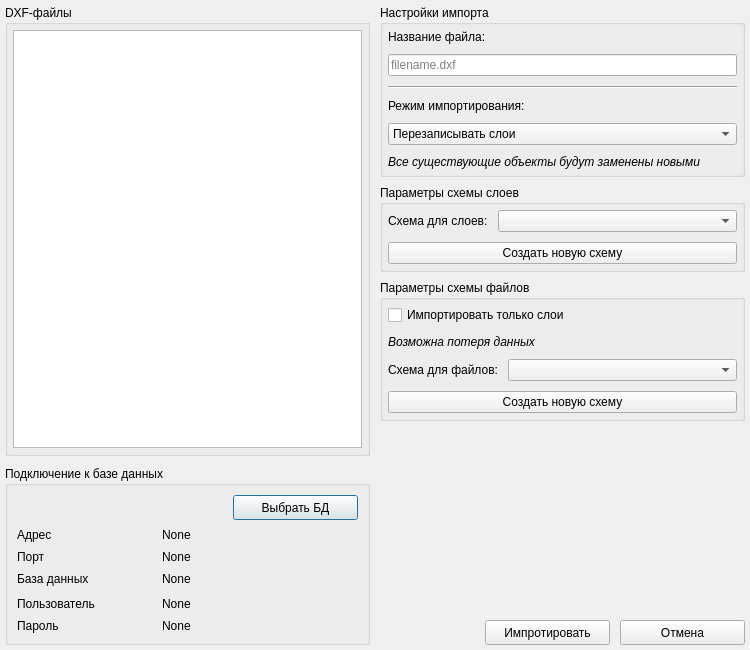
<?xml version="1.0" encoding="UTF-8"?>
<ui version="4.0">
 <class>Dialog</class>
 <widget class="QDialog" name="Dialog">
  <property name="windowModality">
   <enum>Qt::NonModal</enum>
  </property>
  <property name="geometry">
   <rect>
    <x>0</x>
    <y>0</y>
    <width>750</width>
    <height>650</height>
   </rect>
  </property>
  <property name="sizePolicy">
   <sizepolicy hsizetype="Preferred" vsizetype="Preferred">
    <horstretch>0</horstretch>
    <verstretch>0</verstretch>
   </sizepolicy>
  </property>
  <property name="minimumSize">
   <size>
    <width>750</width>
    <height>650</height>
   </size>
  </property>
  <property name="font">
   <font>
    <pointsize>9</pointsize>
   </font>
  </property>
  <property name="windowTitle">
   <string>DXF-PostGIS Конвертер</string>
  </property>
  <property name="windowOpacity">
   <double>1.000000000000000</double>
  </property>
  <property name="styleSheet">
   <string notr="true"/>
  </property>
  <property name="sizeGripEnabled">
   <bool>false</bool>
  </property>
  <property name="modal">
   <bool>false</bool>
  </property>
  <layout class="QVBoxLayout" name="verticalLayout">
   <property name="spacing">
    <number>0</number>
   </property>
   <property name="sizeConstraint">
    <enum>QLayout::SetDefaultConstraint</enum>
   </property>
   <property name="leftMargin">
    <number>5</number>
   </property>
   <property name="topMargin">
    <number>5</number>
   </property>
   <property name="rightMargin">
    <number>5</number>
   </property>
   <property name="bottomMargin">
    <number>5</number>
   </property>
   <item>
    <layout class="QHBoxLayout" name="horizontalLayout">
     <property name="spacing">
      <number>10</number>
     </property>
     <property name="sizeConstraint">
      <enum>QLayout::SetDefaultConstraint</enum>
     </property>
     <property name="rightMargin">
      <number>0</number>
     </property>
     <item>
      <layout class="QVBoxLayout" name="verticalLayout_2">
       <property name="leftMargin">
        <number>0</number>
       </property>
       <property name="rightMargin">
        <number>0</number>
       </property>
       <item>
        <widget class="QGroupBox" name="dxf_files_group">
         <property name="sizePolicy">
          <sizepolicy hsizetype="Preferred" vsizetype="Preferred">
           <horstretch>0</horstretch>
           <verstretch>0</verstretch>
          </sizepolicy>
         </property>
         <property name="font">
          <font>
           <family>Segoe UI</family>
           <pointsize>9</pointsize>
          </font>
         </property>
         <property name="title">
          <string>DXF-файлы</string>
         </property>
         <layout class="QVBoxLayout" name="verticalLayout_4">
          <property name="spacing">
           <number>0</number>
          </property>
          <property name="sizeConstraint">
           <enum>QLayout::SetMaximumSize</enum>
          </property>
          <property name="leftMargin">
           <number>5</number>
          </property>
          <property name="topMargin">
           <number>5</number>
          </property>
          <property name="rightMargin">
           <number>5</number>
          </property>
          <property name="bottomMargin">
           <number>5</number>
          </property>
          <item>
           <widget class="QTreeWidget" name="dxf_files_tree">
            <property name="sizePolicy">
             <sizepolicy hsizetype="Preferred" vsizetype="Preferred">
              <horstretch>0</horstretch>
              <verstretch>0</verstretch>
             </sizepolicy>
            </property>
            <property name="font">
             <font>
              <family>Segoe UI</family>
              <pointsize>9</pointsize>
             </font>
            </property>
            <property name="frameShape">
             <enum>QFrame::StyledPanel</enum>
            </property>
            <property name="dragDropMode">
             <enum>QAbstractItemView::NoDragDrop</enum>
            </property>
            <property name="selectionMode">
             <enum>QAbstractItemView::SingleSelection</enum>
            </property>
            <property name="selectionBehavior">
             <enum>QAbstractItemView::SelectRows</enum>
            </property>
            <property name="animated">
             <bool>true</bool>
            </property>
            <property name="headerHidden">
             <bool>true</bool>
            </property>
            <property name="columnCount">
             <number>1</number>
            </property>
            <attribute name="headerVisible">
             <bool>false</bool>
            </attribute>
            <column>
             <property name="text">
              <string notr="true">1</string>
             </property>
            </column>
           </widget>
          </item>
         </layout>
        </widget>
       </item>
       <item>
        <widget class="QGroupBox" name="database_connection_group">
         <property name="sizePolicy">
          <sizepolicy hsizetype="MinimumExpanding" vsizetype="Maximum">
           <horstretch>0</horstretch>
           <verstretch>0</verstretch>
          </sizepolicy>
         </property>
         <property name="font">
          <font>
           <family>Segoe UI</family>
           <pointsize>9</pointsize>
          </font>
         </property>
         <property name="title">
          <string>Подключение к базе данных </string>
         </property>
         <layout class="QVBoxLayout" name="verticalLayout_5">
          <property name="spacing">
           <number>5</number>
          </property>
          <item>
           <layout class="QHBoxLayout" name="horizontalLayout_3">
            <property name="spacing">
             <number>3</number>
            </property>
            <item>
             <widget class="QLabel" name="dbms_label">
              <property name="text">
               <string/>
              </property>
             </widget>
            </item>
            <item>
             <spacer name="horizontalSpacer">
              <property name="font">
               <font>
                <family>Segoe UI</family>
                <pointsize>9</pointsize>
               </font>
              </property>
              <property name="orientation">
               <enum>Qt::Horizontal</enum>
              </property>
              <property name="sizeType">
               <enum>QSizePolicy::Expanding</enum>
              </property>
              <property name="sizeHint" stdset="0">
               <size>
                <width>40</width>
                <height>0</height>
               </size>
              </property>
             </spacer>
            </item>
            <item>
             <widget class="QPushButton" name="select_database_button">
              <property name="sizePolicy">
               <sizepolicy hsizetype="Maximum" vsizetype="Fixed">
                <horstretch>0</horstretch>
                <verstretch>0</verstretch>
               </sizepolicy>
              </property>
              <property name="minimumSize">
               <size>
                <width>125</width>
                <height>25</height>
               </size>
              </property>
              <property name="sizeIncrement">
               <size>
                <width>0</width>
                <height>0</height>
               </size>
              </property>
              <property name="font">
               <font>
                <family>Segoe UI</family>
                <pointsize>9</pointsize>
               </font>
              </property>
              <property name="text">
               <string>Выбрать БД</string>
              </property>
              <property name="flat">
               <bool>false</bool>
              </property>
             </widget>
            </item>
           </layout>
          </item>
          <item>
           <layout class="QHBoxLayout" name="horizontalLayout_2">
            <item>
             <widget class="QLabel" name="address_label">
              <property name="sizePolicy">
               <sizepolicy hsizetype="Maximum" vsizetype="Fixed">
                <horstretch>0</horstretch>
                <verstretch>0</verstretch>
               </sizepolicy>
              </property>
              <property name="minimumSize">
               <size>
                <width>140</width>
                <height>20</height>
               </size>
              </property>
              <property name="font">
               <font>
                <family>Segoe UI</family>
                <pointsize>9</pointsize>
               </font>
              </property>
              <property name="text">
               <string>Адрес</string>
              </property>
             </widget>
            </item>
            <item>
             <widget class="QLabel" name="address_value_label">
              <property name="sizePolicy">
               <sizepolicy hsizetype="Preferred" vsizetype="Preferred">
                <horstretch>0</horstretch>
                <verstretch>0</verstretch>
               </sizepolicy>
              </property>
              <property name="font">
               <font>
                <family>Segoe UI</family>
                <pointsize>9</pointsize>
               </font>
              </property>
              <property name="text">
               <string>None</string>
              </property>
             </widget>
            </item>
           </layout>
          </item>
          <item>
           <layout class="QHBoxLayout" name="horizontalLayout_4">
            <item>
             <widget class="QLabel" name="port_label">
              <property name="sizePolicy">
               <sizepolicy hsizetype="Maximum" vsizetype="Fixed">
                <horstretch>0</horstretch>
                <verstretch>0</verstretch>
               </sizepolicy>
              </property>
              <property name="minimumSize">
               <size>
                <width>140</width>
                <height>0</height>
               </size>
              </property>
              <property name="font">
               <font>
                <family>Segoe UI</family>
                <pointsize>9</pointsize>
               </font>
              </property>
              <property name="text">
               <string>Порт</string>
              </property>
             </widget>
            </item>
            <item>
             <widget class="QLabel" name="port_value_label">
              <property name="text">
               <string>None</string>
              </property>
             </widget>
            </item>
           </layout>
          </item>
          <item>
           <layout class="QHBoxLayout" name="horizontalLayout_5">
            <item>
             <widget class="QLabel" name="database_name_label">
              <property name="sizePolicy">
               <sizepolicy hsizetype="Maximum" vsizetype="Fixed">
                <horstretch>0</horstretch>
                <verstretch>0</verstretch>
               </sizepolicy>
              </property>
              <property name="minimumSize">
               <size>
                <width>140</width>
                <height>20</height>
               </size>
              </property>
              <property name="font">
               <font>
                <family>Segoe UI</family>
                <pointsize>9</pointsize>
               </font>
              </property>
              <property name="text">
               <string>База данных</string>
              </property>
             </widget>
            </item>
            <item>
             <widget class="QLabel" name="database_name_value_label">
              <property name="sizePolicy">
               <sizepolicy hsizetype="Preferred" vsizetype="Preferred">
                <horstretch>0</horstretch>
                <verstretch>0</verstretch>
               </sizepolicy>
              </property>
              <property name="font">
               <font>
                <family>Segoe UI</family>
                <pointsize>9</pointsize>
               </font>
              </property>
              <property name="text">
               <string>None</string>
              </property>
             </widget>
            </item>
           </layout>
          </item>
          <item>
           <layout class="QHBoxLayout" name="horizontalLayout_6">
            <item>
             <widget class="QLabel" name="username_label">
              <property name="sizePolicy">
               <sizepolicy hsizetype="Maximum" vsizetype="Fixed">
                <horstretch>0</horstretch>
                <verstretch>0</verstretch>
               </sizepolicy>
              </property>
              <property name="minimumSize">
               <size>
                <width>140</width>
                <height>20</height>
               </size>
              </property>
              <property name="font">
               <font>
                <family>Segoe UI</family>
                <pointsize>9</pointsize>
               </font>
              </property>
              <property name="text">
               <string>Пользователь</string>
              </property>
             </widget>
            </item>
            <item>
             <widget class="QLabel" name="username_value_label">
              <property name="sizePolicy">
               <sizepolicy hsizetype="Preferred" vsizetype="Preferred">
                <horstretch>0</horstretch>
                <verstretch>0</verstretch>
               </sizepolicy>
              </property>
              <property name="font">
               <font>
                <family>Segoe UI</family>
                <pointsize>9</pointsize>
               </font>
              </property>
              <property name="text">
               <string>None</string>
              </property>
             </widget>
            </item>
           </layout>
          </item>
          <item>
           <layout class="QHBoxLayout" name="horizontalLayout_7">
            <item>
             <widget class="QLabel" name="password_label">
              <property name="sizePolicy">
               <sizepolicy hsizetype="Maximum" vsizetype="Fixed">
                <horstretch>0</horstretch>
                <verstretch>0</verstretch>
               </sizepolicy>
              </property>
              <property name="minimumSize">
               <size>
                <width>140</width>
                <height>0</height>
               </size>
              </property>
              <property name="font">
               <font>
                <family>Segoe UI</family>
                <pointsize>9</pointsize>
               </font>
              </property>
              <property name="text">
               <string>Пароль</string>
              </property>
             </widget>
            </item>
            <item>
             <widget class="QLabel" name="password_value_label">
              <property name="text">
               <string>None</string>
              </property>
              <property name="textFormat">
               <enum>Qt::AutoText</enum>
              </property>
             </widget>
            </item>
           </layout>
          </item>
         </layout>
        </widget>
       </item>
      </layout>
     </item>
     <item>
      <layout class="QVBoxLayout" name="verticalLayout_3">
       <property name="spacing">
        <number>8</number>
       </property>
       <property name="rightMargin">
        <number>0</number>
       </property>
       <item>
        <widget class="QGroupBox" name="import_settings_group">
         <property name="enabled">
          <bool>true</bool>
         </property>
         <property name="sizePolicy">
          <sizepolicy hsizetype="Preferred" vsizetype="Maximum">
           <horstretch>0</horstretch>
           <verstretch>0</verstretch>
          </sizepolicy>
         </property>
         <property name="font">
          <font>
           <family>Segoe UI</family>
           <pointsize>9</pointsize>
          </font>
         </property>
         <property name="title">
          <string>Настройки импорта</string>
         </property>
         <layout class="QVBoxLayout" name="verticalLayout_6">
          <property name="spacing">
           <number>10</number>
          </property>
          <property name="leftMargin">
           <number>5</number>
          </property>
          <property name="topMargin">
           <number>5</number>
          </property>
          <property name="rightMargin">
           <number>5</number>
          </property>
          <property name="bottomMargin">
           <number>5</number>
          </property>
          <item>
           <widget class="QLabel" name="filename_label">
            <property name="enabled">
             <bool>true</bool>
            </property>
            <property name="font">
             <font>
              <family>Segoe UI</family>
              <pointsize>9</pointsize>
             </font>
            </property>
            <property name="text">
             <string>Название файла:</string>
            </property>
           </widget>
          </item>
          <item>
           <widget class="QLineEdit" name="filename_edit">
            <property name="enabled">
             <bool>true</bool>
            </property>
            <property name="font">
             <font>
              <family>Segoe UI</family>
              <pointsize>9</pointsize>
             </font>
            </property>
            <property name="placeholderText">
             <string>filename.dxf</string>
            </property>
           </widget>
          </item>
          <item>
           <widget class="Line" name="separator_line">
            <property name="sizePolicy">
             <sizepolicy hsizetype="Minimum" vsizetype="Fixed">
              <horstretch>0</horstretch>
              <verstretch>0</verstretch>
             </sizepolicy>
            </property>
            <property name="font">
             <font>
              <family>Segoe UI</family>
              <pointsize>9</pointsize>
             </font>
            </property>
            <property name="orientation">
             <enum>Qt::Horizontal</enum>
            </property>
           </widget>
          </item>
          <item>
           <widget class="QLabel" name="import_mode_label">
            <property name="font">
             <font>
              <family>Segoe UI</family>
              <pointsize>9</pointsize>
             </font>
            </property>
            <property name="text">
             <string>Режим импортирования:</string>
            </property>
           </widget>
          </item>
          <item>
           <widget class="QComboBox" name="import_mode_combo">
            <property name="font">
             <font>
              <family>Segoe UI</family>
              <pointsize>9</pointsize>
             </font>
            </property>
            <item>
             <property name="text">
              <string>Перезаписывать слои</string>
             </property>
            </item>
            <item>
             <property name="text">
              <string>Перезаписывать только существующие объекты</string>
             </property>
            </item>
            <item>
             <property name="text">
              <string>Пропускать существующие объекты</string>
             </property>
            </item>
           </widget>
          </item>
          <item>
           <widget class="QLabel" name="import_mode_hint_label">
            <property name="sizePolicy">
             <sizepolicy hsizetype="Preferred" vsizetype="MinimumExpanding">
              <horstretch>0</horstretch>
              <verstretch>0</verstretch>
             </sizepolicy>
            </property>
            <property name="minimumSize">
             <size>
              <width>0</width>
              <height>0</height>
             </size>
            </property>
            <property name="font">
             <font>
              <family>Segoe UI</family>
              <pointsize>9</pointsize>
              <italic>true</italic>
             </font>
            </property>
            <property name="text">
             <string>Все существующие объекты будут заменены новыми</string>
            </property>
            <property name="scaledContents">
             <bool>false</bool>
            </property>
            <property name="wordWrap">
             <bool>true</bool>
            </property>
           </widget>
          </item>
         </layout>
        </widget>
       </item>
       <item>
        <widget class="QGroupBox" name="layers_schema_group">
         <property name="enabled">
          <bool>true</bool>
         </property>
         <property name="sizePolicy">
          <sizepolicy hsizetype="Preferred" vsizetype="Maximum">
           <horstretch>0</horstretch>
           <verstretch>0</verstretch>
          </sizepolicy>
         </property>
         <property name="font">
          <font>
           <family>Segoe UI</family>
           <pointsize>9</pointsize>
          </font>
         </property>
         <property name="title">
          <string>Параметры схемы слоев</string>
         </property>
         <layout class="QVBoxLayout" name="verticalLayout_7">
          <property name="spacing">
           <number>10</number>
          </property>
          <property name="leftMargin">
           <number>5</number>
          </property>
          <property name="topMargin">
           <number>5</number>
          </property>
          <property name="rightMargin">
           <number>5</number>
          </property>
          <property name="bottomMargin">
           <number>5</number>
          </property>
          <item>
           <layout class="QHBoxLayout" name="horizontalLayout_10">
            <property name="spacing">
             <number>0</number>
            </property>
            <item>
             <widget class="QLabel" name="layers_schema_label">
              <property name="sizePolicy">
               <sizepolicy hsizetype="Maximum" vsizetype="Fixed">
                <horstretch>0</horstretch>
                <verstretch>0</verstretch>
               </sizepolicy>
              </property>
              <property name="minimumSize">
               <size>
                <width>0</width>
                <height>0</height>
               </size>
              </property>
              <property name="font">
               <font>
                <family>Segoe UI</family>
                <pointsize>9</pointsize>
               </font>
              </property>
              <property name="text">
               <string>Схема для слоев:</string>
              </property>
             </widget>
            </item>
            <item>
             <spacer name="horizontalSpacer_3">
              <property name="orientation">
               <enum>Qt::Horizontal</enum>
              </property>
              <property name="sizeType">
               <enum>QSizePolicy::Fixed</enum>
              </property>
              <property name="sizeHint" stdset="0">
               <size>
                <width>10</width>
                <height>20</height>
               </size>
              </property>
             </spacer>
            </item>
            <item>
             <widget class="QComboBox" name="layers_schema_combo">
              <property name="font">
               <font>
                <family>Segoe UI</family>
                <pointsize>9</pointsize>
               </font>
              </property>
             </widget>
            </item>
           </layout>
          </item>
          <item>
           <widget class="QPushButton" name="create_layers_schema_button">
            <property name="font">
             <font>
              <family>Segoe UI</family>
              <pointsize>9</pointsize>
             </font>
            </property>
            <property name="text">
             <string>Создать новую схему</string>
            </property>
           </widget>
          </item>
         </layout>
        </widget>
       </item>
       <item>
        <widget class="QGroupBox" name="files_schema_group">
         <property name="enabled">
          <bool>true</bool>
         </property>
         <property name="sizePolicy">
          <sizepolicy hsizetype="Preferred" vsizetype="Maximum">
           <horstretch>0</horstretch>
           <verstretch>0</verstretch>
          </sizepolicy>
         </property>
         <property name="font">
          <font>
           <family>Segoe UI</family>
           <pointsize>9</pointsize>
          </font>
         </property>
         <property name="title">
          <string>Параметры схемы файлов</string>
         </property>
         <layout class="QVBoxLayout" name="verticalLayout_8">
          <property name="spacing">
           <number>10</number>
          </property>
          <property name="leftMargin">
           <number>5</number>
          </property>
          <property name="topMargin">
           <number>5</number>
          </property>
          <property name="rightMargin">
           <number>5</number>
          </property>
          <property name="bottomMargin">
           <number>5</number>
          </property>
          <item>
           <widget class="QCheckBox" name="import_only_layers_check">
            <property name="font">
             <font>
              <family>Segoe UI</family>
              <pointsize>9</pointsize>
             </font>
            </property>
            <property name="text">
             <string>Импортировать только слои</string>
            </property>
           </widget>
          </item>
          <item>
           <widget class="QLabel" name="import_only_layers_hint_label">
            <property name="enabled">
             <bool>true</bool>
            </property>
            <property name="font">
             <font>
              <family>Segoe UI</family>
              <pointsize>9</pointsize>
              <italic>true</italic>
             </font>
            </property>
            <property name="text">
             <string>Возможна потеря данных</string>
            </property>
           </widget>
          </item>
          <item>
           <layout class="QHBoxLayout" name="horizontalLayout_11">
            <property name="spacing">
             <number>0</number>
            </property>
            <item>
             <widget class="QLabel" name="files_schema_label">
              <property name="sizePolicy">
               <sizepolicy hsizetype="Maximum" vsizetype="Fixed">
                <horstretch>0</horstretch>
                <verstretch>0</verstretch>
               </sizepolicy>
              </property>
              <property name="minimumSize">
               <size>
                <width>0</width>
                <height>0</height>
               </size>
              </property>
              <property name="font">
               <font>
                <family>Segoe UI</family>
                <pointsize>9</pointsize>
               </font>
              </property>
              <property name="text">
               <string>Схема для файлов:</string>
              </property>
              <property name="margin">
               <number>0</number>
              </property>
             </widget>
            </item>
            <item>
             <spacer name="horizontalSpacer_2">
              <property name="orientation">
               <enum>Qt::Horizontal</enum>
              </property>
              <property name="sizeType">
               <enum>QSizePolicy::Fixed</enum>
              </property>
              <property name="sizeHint" stdset="0">
               <size>
                <width>10</width>
                <height>20</height>
               </size>
              </property>
             </spacer>
            </item>
            <item>
             <widget class="QComboBox" name="files_schema_combo">
              <property name="font">
               <font>
                <family>Segoe UI</family>
                <pointsize>9</pointsize>
               </font>
              </property>
             </widget>
            </item>
           </layout>
          </item>
          <item>
           <widget class="QPushButton" name="create_files_schema_button">
            <property name="font">
             <font>
              <family>Segoe UI</family>
              <pointsize>9</pointsize>
             </font>
            </property>
            <property name="text">
             <string>Создать новую схему</string>
            </property>
           </widget>
          </item>
         </layout>
        </widget>
       </item>
       <item>
        <spacer name="bottom_spacer">
         <property name="font">
          <font>
           <family>Segoe UI</family>
           <pointsize>9</pointsize>
          </font>
         </property>
         <property name="orientation">
          <enum>Qt::Vertical</enum>
         </property>
         <property name="sizeHint" stdset="0">
          <size>
           <width>20</width>
           <height>40</height>
          </size>
         </property>
        </spacer>
       </item>
       <item>
        <layout class="QHBoxLayout" name="horizontalLayout_8">
         <property name="spacing">
          <number>0</number>
         </property>
         <item>
          <spacer name="horizontalSpacer_4">
           <property name="orientation">
            <enum>Qt::Horizontal</enum>
           </property>
           <property name="sizeHint" stdset="0">
            <size>
             <width>40</width>
             <height>20</height>
            </size>
           </property>
          </spacer>
         </item>
         <item>
          <widget class="QPushButton" name="import_button">
           <property name="sizePolicy">
            <sizepolicy hsizetype="Maximum" vsizetype="Maximum">
             <horstretch>0</horstretch>
             <verstretch>0</verstretch>
            </sizepolicy>
           </property>
           <property name="minimumSize">
            <size>
             <width>125</width>
             <height>25</height>
            </size>
           </property>
           <property name="font">
            <font>
             <family>Segoe UI</family>
             <pointsize>9</pointsize>
            </font>
           </property>
           <property name="text">
            <string>Импротировать</string>
           </property>
          </widget>
         </item>
         <item>
          <spacer name="horizontalSpacer_5">
           <property name="orientation">
            <enum>Qt::Horizontal</enum>
           </property>
           <property name="sizeType">
            <enum>QSizePolicy::Fixed</enum>
           </property>
           <property name="sizeHint" stdset="0">
            <size>
             <width>10</width>
             <height>20</height>
            </size>
           </property>
          </spacer>
         </item>
         <item>
          <widget class="QPushButton" name="cancel_button">
           <property name="sizePolicy">
            <sizepolicy hsizetype="Maximum" vsizetype="Maximum">
             <horstretch>0</horstretch>
             <verstretch>0</verstretch>
            </sizepolicy>
           </property>
           <property name="minimumSize">
            <size>
             <width>125</width>
             <height>25</height>
            </size>
           </property>
           <property name="font">
            <font>
             <family>Segoe UI</family>
             <pointsize>9</pointsize>
            </font>
           </property>
           <property name="text">
            <string>Отмена</string>
           </property>
          </widget>
         </item>
        </layout>
       </item>
      </layout>
     </item>
    </layout>
   </item>
  </layout>
 </widget>
 <resources/>
 <connections/>
</ui>
